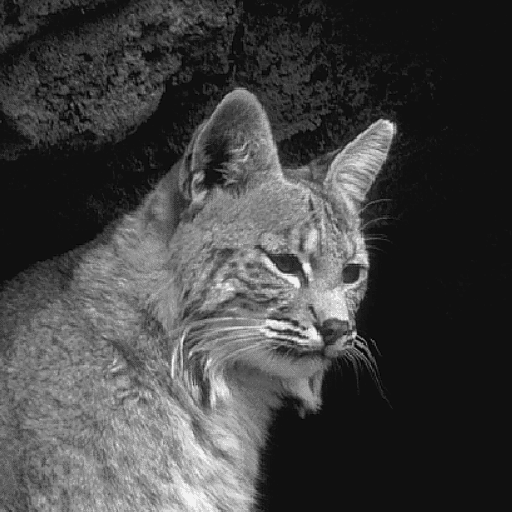
%> input picture MRI Simulations/CatGrayscale.gif, 512 x 512 px
$ octave MRISIM_EPG.m   (GNU Octave 9; MATLAB toolbox functions it lacks are replaced by stand-ins)
%> lines starting %> are read from the running program, lines starting %| are printed output that depends on the picture

%This file written to "simulate" a 2D Cartesian MRI sequence
%Assume cat is a representation of T1s or T2s of a homogeneous image
%
%
%
%
clear
clc
catt = imread('CatGrayscale.gif');
%> catt is the input picture: size 512x512 uint8; min 6, max 242, mean 66.9
birb = imread('BirdGrayscale.gif');
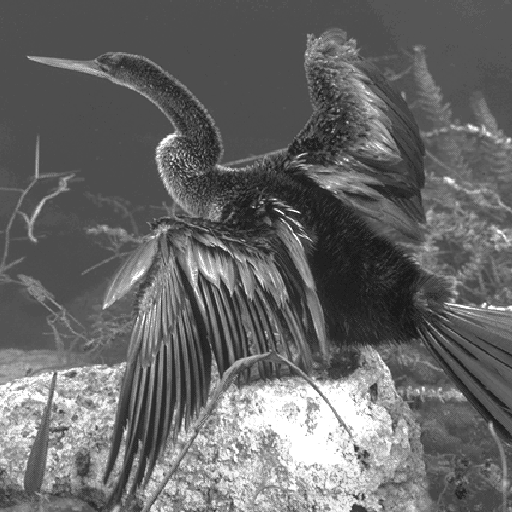
%> input picture MRI Simulations/BirdGrayscale.gif, 512 x 512 px
%> birb is the input picture: size 512x512 uint8; min 25, max 255, mean 103.6
%%
%Gradient strengths-- assume 30 mT/m max
%assume voxel spacing is 1mm center to center (512 ~ .5 meters)
%      __
% RF  |  |
%    _|  |________________________________________________
%     0  1
%            1    2
%             ____
%GPE (x)     /____\
%    _______/______\______________________________________
%           \ ____ /
%            \____/
%
%                    2           3
%GFE (y)             _________________________________
%    ______         /                                 \___
%          \       /
%           \_____/
%            1   2
%                                ()
%                             ()()()()
%                           ()()    ()()
% SIG___________________()()()        ()()()_______________
%                    2           3
%
%
%       |          TE            |

%%%%%%%%%%%%%%%%%%%%%%%%%%%%%%%%%%%%%%%%%%%%%%%%%%%%%%%%%%%%%%%%%%%%%%%%%%%
%CONSTANTS
G_max = 3; %G/cm
GFE = -3;
GPEmax = 3;
GFEwind = 3;

N_PE = 32;   %Number of phase encodes
N_RO = 32;   %Number of readout points
ImageSize = 16;  %"size" of image, cm
IMS = 32;      %Number of pixels per side of square image
Del_y = 0.1; %Spatial resolution of voxels, cm
gratio = 4248; %Gyromagnetic ratio, Hz/G

T1scale = 5000;
T2scale = 0.0005;

catt = imresize(catt,IMS/512);
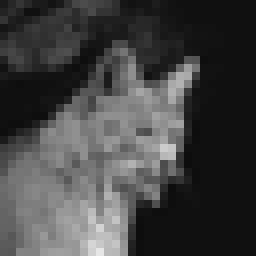
%> catt: size 32x32 uint8 (shown 8 times larger); min 13, max 231, mean 66.9
birb = imresize(birb,IMS/512);
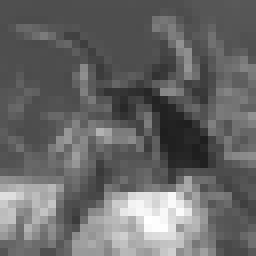
%> birb: size 32x32 uint8 (shown 8 times larger); min 30, max 255, mean 103.6

T1map = double(birb)/256*T1scale;
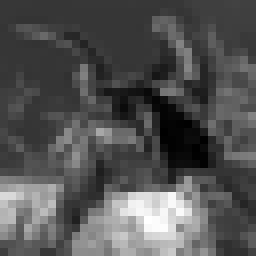
%> T1map: size 32x32 double (shown 8 times larger); min 585.9, max 4980.5, mean 2023.5; drawn with min black and max white
T2map = double(catt)/256*T2scale;

Del_ky = 1/(N_PE*Del_y);  %k-space voxel spacing
ky_max = 1/2*(N_PE-1)*Del_ky;  %cm^-1
%Tau_PE = ky_max/gratio/G_max;  %Phase encode time

%Tau_RO = -2*Tau_PE*GFEwind/GFE;

res = ImageSize/IMS; %cm/pixel
resG = gratio*G_max*res; %Hz/pixel
windtime = (resG)^-1;  %Amount of time to wind the most-central voxels by 1 integer twist

Q0 = zeros(3,17,N_PE,N_RO);
Q1 = zeros(3,17,N_PE,N_RO);
Q2 = zeros(3,17,N_PE,N_RO);
Q0(3,1,:,:) = 1;
for mm = 1:1:N_PE
    for nn =1:1:N_RO
        Q1(:,:,mm,nn) = Ry(pi/2)*Q0(:,:,mm,nn);
    end
end

%PHASE ENCODE GRADIENT (3rd dimension)
for mm = 1:1:8
   Q2(2,10-mm,mm,:)= Q1(1,1,mm,:);
end
for mm = 9:1:16
   Q2(1,mm+1-8,mm,:)= Q1(1,1,mm,:);
end
%unit gradient
test1 =-8:-1;
test2 =1:8;
test = cat(2,test1,test2);

%First phase encode half
Q2(2,8) = Q1(1,1);


%%
% [55 lines left out: functions xGrad, yGrad, Relax, Rot, Rx, Ry and 1 more, not called in this run]
